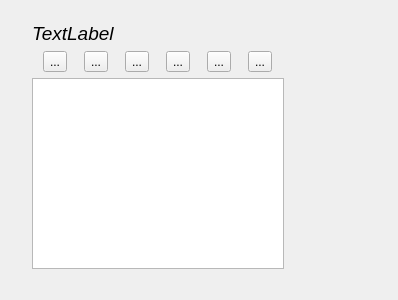
<?xml version="1.0" encoding="UTF-8"?>
<ui version="4.0">
 <class>Widget</class>
 <widget class="QWidget" name="Widget">
  <property name="geometry">
   <rect>
    <x>0</x>
    <y>0</y>
    <width>398</width>
    <height>300</height>
   </rect>
  </property>
  <property name="windowTitle">
   <string>Widget</string>
  </property>
  <widget class="QWidget" name="">
   <property name="geometry">
    <rect>
     <x>21</x>
     <y>11</y>
     <width>274</width>
     <height>269</height>
    </rect>
   </property>
   <layout class="QVBoxLayout" name="verticalLayout">
    <item>
     <widget class="QLabel" name="currentTrack">
      <property name="font">
       <font>
        <pointsize>14</pointsize>
        <italic>true</italic>
       </font>
      </property>
      <property name="text">
       <string>TextLabel</string>
      </property>
     </widget>
    </item>
    <item>
     <layout class="QHBoxLayout" name="horizontalLayout">
      <item>
       <widget class="QToolButton" name="btn_add">
        <property name="text">
         <string>...</string>
        </property>
        <property name="icon">
         <iconset resource="buttons.qrc">
          <normaloff>:/buttons/btn_add.png</normaloff>:/buttons/btn_add.png</iconset>
        </property>
        <property name="iconSize">
         <size>
          <width>32</width>
          <height>32</height>
         </size>
        </property>
       </widget>
      </item>
      <item>
       <widget class="QToolButton" name="btn_previus">
        <property name="text">
         <string>...</string>
        </property>
        <property name="icon">
         <iconset resource="buttons.qrc">
          <normaloff>:/buttons/btn_previous.png</normaloff>:/buttons/btn_previous.png</iconset>
        </property>
        <property name="iconSize">
         <size>
          <width>32</width>
          <height>32</height>
         </size>
        </property>
       </widget>
      </item>
      <item>
       <widget class="QToolButton" name="btn_play">
        <property name="text">
         <string>...</string>
        </property>
        <property name="icon">
         <iconset resource="buttons.qrc">
          <normaloff>:/buttons/btn_play.png</normaloff>:/buttons/btn_play.png</iconset>
        </property>
        <property name="iconSize">
         <size>
          <width>32</width>
          <height>32</height>
         </size>
        </property>
       </widget>
      </item>
      <item>
       <widget class="QToolButton" name="btn_pause">
        <property name="text">
         <string>...</string>
        </property>
        <property name="icon">
         <iconset resource="buttons.qrc">
          <normaloff>:/buttons/btn_pause.png</normaloff>:/buttons/btn_pause.png</iconset>
        </property>
        <property name="iconSize">
         <size>
          <width>32</width>
          <height>32</height>
         </size>
        </property>
       </widget>
      </item>
      <item>
       <widget class="QToolButton" name="btn_next">
        <property name="text">
         <string>...</string>
        </property>
        <property name="icon">
         <iconset resource="buttons.qrc">
          <normaloff>:/buttons/btn_next.png</normaloff>:/buttons/btn_next.png</iconset>
        </property>
        <property name="iconSize">
         <size>
          <width>32</width>
          <height>32</height>
         </size>
        </property>
       </widget>
      </item>
      <item>
       <widget class="QToolButton" name="btn_stop">
        <property name="text">
         <string>...</string>
        </property>
        <property name="icon">
         <iconset resource="buttons.qrc">
          <normaloff>:/buttons/btn_stop.png</normaloff>:/buttons/btn_stop.png</iconset>
        </property>
        <property name="iconSize">
         <size>
          <width>32</width>
          <height>32</height>
         </size>
        </property>
       </widget>
      </item>
     </layout>
    </item>
    <item>
     <widget class="QTableView" name="playlistView"/>
    </item>
   </layout>
  </widget>
 </widget>
 <layoutdefault spacing="6" margin="11"/>
 <resources>
  <include location="buttons.qrc"/>
 </resources>
 <connections/>
</ui>
